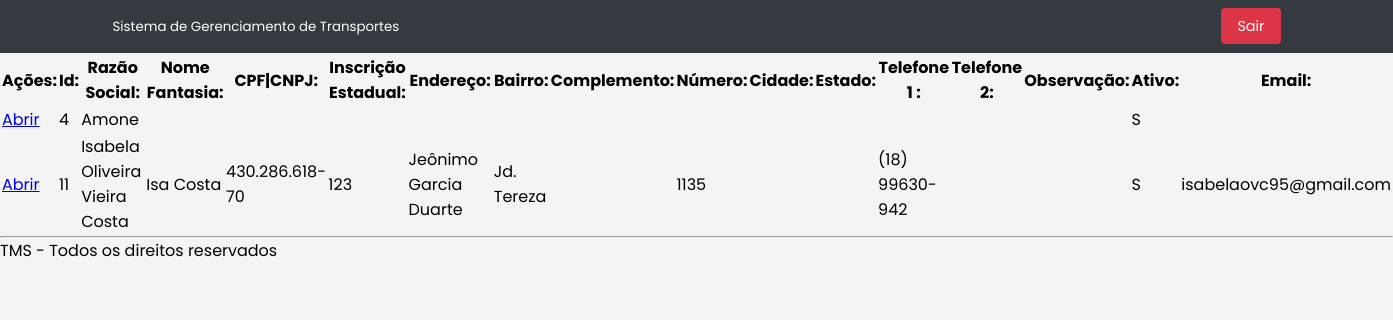
Screenshot of /tcc/cliente with the database file from the repository.
### tables this page shows
CREATE TABLE `cliente` (
  `id` int(11) NOT NULL,
  `razao_social` varchar(150) NOT NULL,
  `nome_fantasia` varchar(150) NOT NULL,
  `cnpj_cpf` varchar(18) NOT NULL,
  `inscricao_estadual` varchar(15) NOT NULL,
  `endereco` varchar(150) NOT NULL,
  `bairro` varchar(100) NOT NULL,
  `complemento` varchar(50) NOT NULL,
  `numero` varchar(10) NOT NULL,
  `id_cidade` int(11) DEFAULT NULL,
  `id_estado` int(11) DEFAULT NULL,
  `telefone1` varchar(14) NOT NULL,
  `telefone2` varchar(14) NOT NULL,
  `observacao` varchar(50) NOT NULL,
  `ativo` char(1) DEFAULT 'S',
  `email` varchar(150) DEFAULT NULL
);

### tcc/Controller/ClienteController.php (called while the page is built, shortened)
<?php
class ClienteController{
    public static function index(){
        $cliente_DAO = new ClienteDAO();
        $lista_cli = $cliente_DAO->getAllRows();
        $total_cli = count($lista_cli);
        include 'View/modulos/cliente/listar_cliente.php';
    }
}

### tcc/index.php (called while the page is built, shortened)
<?php
include 'rotas.php';

### tcc/DAO/MySQL.php (called while the page is built)
<?php
class MySQL extends PDO{
    private $host       = "localhost";
    private $usuario    = "root";
    private $senha      = "";
    private $db         = "tcc";
    private $opcoes = array(PDO::ATTR_ERRMODE => PDO::ERRMODE_EXCEPTION);
    public function __construct(){
        $dsn = "mysql:host=".$this->host.";dbname=".$this->db;
        return parent::__construct($dsn, $this->usuario, $this->senha, $this->opcoes);
    }
}

### tcc/DAO/clienteDAO.php (called while the page is built, shortened)
<?php
class ClienteDAO{
    private $conexao;
    public function __construct(){
        include_once "MySQL.php";
        $this->conexao = new MySQL();
    }
    public function getAllRows(){
        $stmt = $this->conexao->prepare("SELECT * FROM cliente");
        $stmt->execute();
        $arr_cli = array();
        while($f = $stmt->fetchObject()){
            $arr_cli[] = $f;
        }
        return $arr_cli;
    }
}

### tcc/View/modulos/cliente/listar_cliente.php (the view, shortened to what this page needs)
<!DOCTYPE html>
<html lang="en">
<head>
    <link rel="stylesheet" href="/tcc/View/includes/css/style.css">
</head>
<body>
    <?php include PATH_VIEW . 'includes/cabecalho.php' ?>
    <main>
    <table>
        <thead>
            <tr>
                <th>Ações:</th>
                <th>Id:</th>
                <th>Razão Social:</th>
                <th>Nome Fantasia:</th>
                <th>CPF|CNPJ:</th>
                <th>Inscrição Estadual:</th>
                <th>Endereço:</th>
                <th>Bairro:</th>
                <th>Complemento:</th>
                <th>Número:</th>
                <th>Cidade:</th>
                <th>Estado:</th>
                <th>Telefone 1 :</th>
                <th>Telefone 2:</th>
                <th>Observação:</th>
                <th>Ativo:</th>
                <th>Email:</th>
            </tr>
        </thead>
        <tbody>
            <?php for($i=0; $i<$total_cli; $i++): ?>
            <tr>
                <td>
                    <a href="/tcc/cliente/ver?id=<?= $lista_cli[$i]->id ?>">Abrir</a>
                </td>
                <td> <?= $lista_cli[$i]->id ?> </td>
                <td> <?= $lista_cli[$i]->razao_social ?></td>
                <td> <?= $lista_cli[$i]->nome_fantasia ?></td>
                <td> <?= $lista_cli[$i]->cnpj_cpf ?></td>
                <td> <?= $lista_cli[$i]->inscricao_estadual ?></td>
                <td> <?= $lista_cli[$i]->endereco ?></td>
                <td> <?= $lista_cli[$i]->bairro ?> </td>
                <td> <?= $lista_cli[$i]->complemento ?></td>
                <td> <?= $lista_cli[$i]->numero ?></td>
                <td> <?= $lista_cli[$i]->cidade ?></td>
                <td> <?= $lista_cli[$i]->estado ?></td>
                <td> <?= $lista_cli[$i]->telefone1 ?></td>
                <td> <?= $lista_cli[$i]->telefone2 ?> </td>
                <td> <?= $lista_cli[$i]->observacao ?></td>
                <td> <?= $lista_cli[$i]->ativo ?></td>
                <td> <?= $lista_cli[$i]->email ?></td>
            </tr>
            <?php endfor ?>
        </tbody>
    </table>
    </main>
    <?php include PATH_VIEW . 'includes/rodape.php' ?>
</body>
</html>

### tcc/View/includes/css/style.css (style rules this page uses)
* { margin: 0; padding: 0; box-sizing: border-box; }
body { display: flex; flex-direction: column; background-color: #f8f9fa; font-family: 'Poppins', sans-serif; }

### tcc/View/includes/cabecalho.php (style rules this page uses)
body { font-family: 'Poppins', sans-serif; background-color: #f4f4f4; margin: 0; padding: 0; }

### rows the page displays
cliente: id "4", razao_social "Amone", ativo "S"
cliente: id "11", razao_social "Isabela Oliveira Vieira Costa", nome_fantasia "Isa Costa", cnpj_cpf "430.286.618-70", inscricao_estadual "123", endereco "Jeônimo Garcia Duarte", bairro "Jd. Tereza", numero "1135", telefone1 "(18) 99630-942", ativo "S", email "isabelaovc95@gmail.com"
